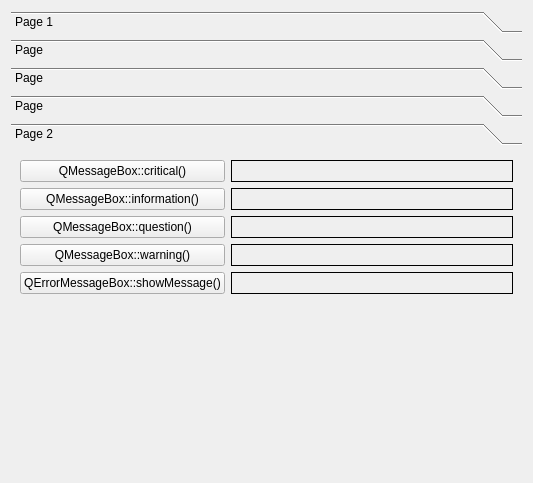
<?xml version="1.0" encoding="UTF-8"?>
<ui version="4.0">
 <class>Dialog</class>
 <widget class="QDialog" name="Dialog">
  <property name="geometry">
   <rect>
    <x>0</x>
    <y>0</y>
    <width>533</width>
    <height>483</height>
   </rect>
  </property>
  <property name="windowTitle">
   <string>Dialog</string>
  </property>
  <layout class="QVBoxLayout" name="verticalLayout">
   <item>
    <widget class="QToolBox" name="toolBox">
     <property name="currentIndex">
      <number>4</number>
     </property>
     <widget class="QWidget" name="page">
      <property name="geometry">
       <rect>
        <x>0</x>
        <y>0</y>
        <width>515</width>
        <height>315</height>
       </rect>
      </property>
      <attribute name="label">
       <string>Page 1</string>
      </attribute>
      <widget class="QWidget" name="">
       <property name="geometry">
        <rect>
         <x>0</x>
         <y>0</y>
         <width>195</width>
         <height>146</height>
        </rect>
       </property>
       <layout class="QGridLayout" name="gridLayout">
        <item row="0" column="0">
         <widget class="QPushButton" name="btnInputInt">
          <property name="text">
           <string>QInputDialog::getInt()</string>
          </property>
         </widget>
        </item>
        <item row="1" column="0">
         <widget class="QPushButton" name="btnInputDouble">
          <property name="text">
           <string>QInputDialog::getDouble()</string>
          </property>
         </widget>
        </item>
        <item row="2" column="0">
         <widget class="QPushButton" name="btnInputItem">
          <property name="text">
           <string>QInputDialog::getItem()</string>
          </property>
         </widget>
        </item>
        <item row="3" column="0">
         <widget class="QPushButton" name="btnInputText">
          <property name="text">
           <string>QInputDialog::getText()</string>
          </property>
         </widget>
        </item>
        <item row="4" column="0">
         <widget class="QPushButton" name="btnInputMultiLine">
          <property name="text">
           <string>QInputDialog::getMultiLineText()</string>
          </property>
         </widget>
        </item>
       </layout>
      </widget>
      <widget class="QWidget" name="">
       <property name="geometry">
        <rect>
         <x>250</x>
         <y>0</y>
         <width>258</width>
         <height>302</height>
        </rect>
       </property>
       <layout class="QGridLayout" name="gridLayout_2">
        <item row="3" column="0">
         <widget class="QLineEdit" name="inputTextEdit"/>
        </item>
        <item row="0" column="0">
         <widget class="QLineEdit" name="inputIntEdit"/>
        </item>
        <item row="2" column="0">
         <widget class="QLineEdit" name="inputItemEdit"/>
        </item>
        <item row="1" column="0">
         <widget class="QLineEdit" name="inputDoubleEdit"/>
        </item>
        <item row="4" column="0">
         <widget class="QTextEdit" name="inputMultiLineEdit"/>
        </item>
       </layout>
      </widget>
     </widget>
     <widget class="QWidget" name="page_3">
      <property name="geometry">
       <rect>
        <x>0</x>
        <y>0</y>
        <width>515</width>
        <height>315</height>
       </rect>
      </property>
      <attribute name="label">
       <string>Page</string>
      </attribute>
      <layout class="QVBoxLayout" name="verticalLayout_3">
       <item>
        <layout class="QHBoxLayout" name="horizontalLayout">
         <item>
          <widget class="QPushButton" name="btnColor">
           <property name="text">
            <string>QColorDialog::getColor()</string>
           </property>
          </widget>
         </item>
         <item>
          <widget class="QLabel" name="labelColor">
           <property name="frameShape">
            <enum>QFrame::Box</enum>
           </property>
           <property name="text">
            <string/>
           </property>
          </widget>
         </item>
        </layout>
       </item>
       <item>
        <spacer name="verticalSpacer_2">
         <property name="orientation">
          <enum>Qt::Vertical</enum>
         </property>
         <property name="sizeHint" stdset="0">
          <size>
           <width>20</width>
           <height>149</height>
          </size>
         </property>
        </spacer>
       </item>
       <item>
        <widget class="QGroupBox" name="groupBox">
         <property name="title">
          <string>选项</string>
         </property>
         <layout class="QVBoxLayout" name="verticalLayout_2">
          <item>
           <widget class="QCheckBox" name="checkBoxNotNative">
            <property name="text">
             <string>不使用本机对话框</string>
            </property>
           </widget>
          </item>
          <item>
           <widget class="QCheckBox" name="checkBoxShowAlpha">
            <property name="text">
             <string>显示alpha通道</string>
            </property>
           </widget>
          </item>
          <item>
           <widget class="QCheckBox" name="checkBoxNoButton">
            <property name="text">
             <string>无按钮</string>
            </property>
           </widget>
          </item>
         </layout>
        </widget>
       </item>
      </layout>
     </widget>
     <widget class="QWidget" name="page_4">
      <property name="geometry">
       <rect>
        <x>0</x>
        <y>0</y>
        <width>515</width>
        <height>315</height>
       </rect>
      </property>
      <attribute name="label">
       <string>Page</string>
      </attribute>
      <widget class="QWidget" name="">
       <property name="geometry">
        <rect>
         <x>20</x>
         <y>10</y>
         <width>431</width>
         <height>26</height>
        </rect>
       </property>
       <layout class="QGridLayout" name="gridLayout_3">
        <item row="0" column="0">
         <widget class="QPushButton" name="btnFont">
          <property name="text">
           <string>QFontDialog::getFont()</string>
          </property>
         </widget>
        </item>
        <item row="0" column="1">
         <widget class="QLabel" name="labelFont">
          <property name="frameShape">
           <enum>QFrame::Box</enum>
          </property>
          <property name="text">
           <string/>
          </property>
         </widget>
        </item>
       </layout>
      </widget>
      <widget class="QWidget" name="">
       <property name="geometry">
        <rect>
         <x>30</x>
         <y>50</y>
         <width>141</width>
         <height>251</height>
        </rect>
       </property>
       <layout class="QVBoxLayout" name="verticalLayout_4">
        <item>
         <spacer name="verticalSpacer_3">
          <property name="orientation">
           <enum>Qt::Vertical</enum>
          </property>
          <property name="sizeHint" stdset="0">
           <size>
            <width>20</width>
            <height>58</height>
           </size>
          </property>
         </spacer>
        </item>
        <item>
         <widget class="QGroupBox" name="groupBox_2">
          <property name="title">
           <string>选项:</string>
          </property>
          <layout class="QGridLayout" name="gridLayout_4">
           <item row="0" column="0">
            <widget class="QCheckBox" name="cbNoButtons">
             <property name="text">
              <string>无按钮</string>
             </property>
            </widget>
           </item>
           <item row="1" column="0">
            <widget class="QCheckBox" name="cbDontUseNativeDialog">
             <property name="text">
              <string>不使用本机对话框</string>
             </property>
            </widget>
           </item>
           <item row="2" column="0">
            <widget class="QCheckBox" name="cbScalableFonts">
             <property name="text">
              <string>显示可缩放字体</string>
             </property>
            </widget>
           </item>
           <item row="3" column="0">
            <widget class="QCheckBox" name="cbNotScalableFonts">
             <property name="text">
              <string>显示非可缩放字体</string>
             </property>
            </widget>
           </item>
           <item row="4" column="0">
            <widget class="QCheckBox" name="cbMonospacedFonts">
             <property name="text">
              <string>显示等宽字体</string>
             </property>
            </widget>
           </item>
           <item row="5" column="0">
            <widget class="QCheckBox" name="cbProportionalFonts">
             <property name="text">
              <string>显示比例字体</string>
             </property>
            </widget>
           </item>
          </layout>
         </widget>
        </item>
       </layout>
      </widget>
     </widget>
     <widget class="QWidget" name="page_5">
      <property name="geometry">
       <rect>
        <x>0</x>
        <y>0</y>
        <width>515</width>
        <height>315</height>
       </rect>
      </property>
      <attribute name="label">
       <string>Page</string>
      </attribute>
      <layout class="QGridLayout" name="gridLayout_5">
       <item row="0" column="0">
        <widget class="QPushButton" name="btnDialogDir">
         <property name="text">
          <string>QFileDialog::getExistingDirectory()</string>
         </property>
        </widget>
       </item>
       <item row="0" column="1">
        <widget class="QLabel" name="labelDialogDir">
         <property name="frameShape">
          <enum>QFrame::Box</enum>
         </property>
         <property name="text">
          <string/>
         </property>
        </widget>
       </item>
       <item row="1" column="0">
        <widget class="QPushButton" name="btnDialogFileName">
         <property name="text">
          <string>QFileDialog::getOpenFileName()</string>
         </property>
        </widget>
       </item>
       <item row="1" column="1">
        <widget class="QLabel" name="labelDialogFileName">
         <property name="frameShape">
          <enum>QFrame::Box</enum>
         </property>
         <property name="text">
          <string/>
         </property>
        </widget>
       </item>
       <item row="2" column="0">
        <widget class="QPushButton" name="btnDialogFileNames">
         <property name="text">
          <string>QFileDialog::getOpenFileNames()</string>
         </property>
        </widget>
       </item>
       <item row="2" column="1">
        <widget class="QLabel" name="labelDialogFileNames">
         <property name="frameShape">
          <enum>QFrame::Box</enum>
         </property>
         <property name="text">
          <string/>
         </property>
        </widget>
       </item>
       <item row="3" column="0">
        <widget class="QPushButton" name="btnDialogSaveFile">
         <property name="text">
          <string>QFileDialog::getSaveFileName()</string>
         </property>
        </widget>
       </item>
       <item row="3" column="1">
        <widget class="QLabel" name="labelSaveFileName">
         <property name="frameShape">
          <enum>QFrame::Box</enum>
         </property>
         <property name="text">
          <string/>
         </property>
        </widget>
       </item>
       <item row="4" column="0">
        <spacer name="verticalSpacer_4">
         <property name="orientation">
          <enum>Qt::Vertical</enum>
         </property>
         <property name="sizeHint" stdset="0">
          <size>
           <width>20</width>
           <height>174</height>
          </size>
         </property>
        </spacer>
       </item>
       <item row="4" column="1">
        <spacer name="verticalSpacer_5">
         <property name="orientation">
          <enum>Qt::Vertical</enum>
         </property>
         <property name="sizeHint" stdset="0">
          <size>
           <width>283</width>
           <height>174</height>
          </size>
         </property>
        </spacer>
       </item>
      </layout>
     </widget>
     <widget class="QWidget" name="page_2">
      <property name="geometry">
       <rect>
        <x>0</x>
        <y>0</y>
        <width>515</width>
        <height>315</height>
       </rect>
      </property>
      <attribute name="label">
       <string>Page 2</string>
      </attribute>
      <layout class="QFormLayout" name="formLayout">
       <item row="0" column="0">
        <layout class="QGridLayout" name="gridLayout_6">
         <item row="0" column="0">
          <widget class="QPushButton" name="btnMsgBoxCritical">
           <property name="text">
            <string>QMessageBox::critical()</string>
           </property>
          </widget>
         </item>
         <item row="1" column="0">
          <widget class="QPushButton" name="btnMsgBoxInfo">
           <property name="text">
            <string>QMessageBox::information()</string>
           </property>
          </widget>
         </item>
         <item row="2" column="0">
          <widget class="QPushButton" name="btnMsgBoxQuestion">
           <property name="text">
            <string>QMessageBox::question()</string>
           </property>
          </widget>
         </item>
         <item row="3" column="0">
          <widget class="QPushButton" name="btnMsgBoxWarning">
           <property name="text">
            <string>QMessageBox::warning()</string>
           </property>
          </widget>
         </item>
         <item row="4" column="0">
          <widget class="QPushButton" name="pushButton_5">
           <property name="text">
            <string>QErrorMessageBox::showMessage()</string>
           </property>
          </widget>
         </item>
        </layout>
       </item>
       <item row="0" column="1">
        <layout class="QGridLayout" name="gridLayout_7">
         <item row="0" column="0">
          <widget class="QLabel" name="labelMsgBoxCritical">
           <property name="frameShape">
            <enum>QFrame::Box</enum>
           </property>
           <property name="text">
            <string/>
           </property>
          </widget>
         </item>
         <item row="1" column="0">
          <widget class="QLabel" name="labelMsgBoxInfo">
           <property name="frameShape">
            <enum>QFrame::Box</enum>
           </property>
           <property name="text">
            <string/>
           </property>
          </widget>
         </item>
         <item row="2" column="0">
          <widget class="QLabel" name="labelMsgBoxQuestion">
           <property name="frameShape">
            <enum>QFrame::Box</enum>
           </property>
           <property name="text">
            <string/>
           </property>
          </widget>
         </item>
         <item row="3" column="0">
          <widget class="QLabel" name="labelMsgBoxWarning">
           <property name="frameShape">
            <enum>QFrame::Box</enum>
           </property>
           <property name="text">
            <string/>
           </property>
          </widget>
         </item>
         <item row="4" column="0">
          <widget class="QLabel" name="label_5">
           <property name="frameShape">
            <enum>QFrame::Box</enum>
           </property>
           <property name="text">
            <string/>
           </property>
          </widget>
         </item>
        </layout>
       </item>
       <item row="1" column="0">
        <spacer name="verticalSpacer_6">
         <property name="orientation">
          <enum>Qt::Vertical</enum>
         </property>
         <property name="sizeHint" stdset="0">
          <size>
           <width>20</width>
           <height>142</height>
          </size>
         </property>
        </spacer>
       </item>
       <item row="1" column="1">
        <spacer name="verticalSpacer_7">
         <property name="orientation">
          <enum>Qt::Vertical</enum>
         </property>
         <property name="sizeHint" stdset="0">
          <size>
           <width>266</width>
           <height>142</height>
          </size>
         </property>
        </spacer>
       </item>
      </layout>
     </widget>
    </widget>
   </item>
  </layout>
 </widget>
 <resources/>
 <connections/>
</ui>
